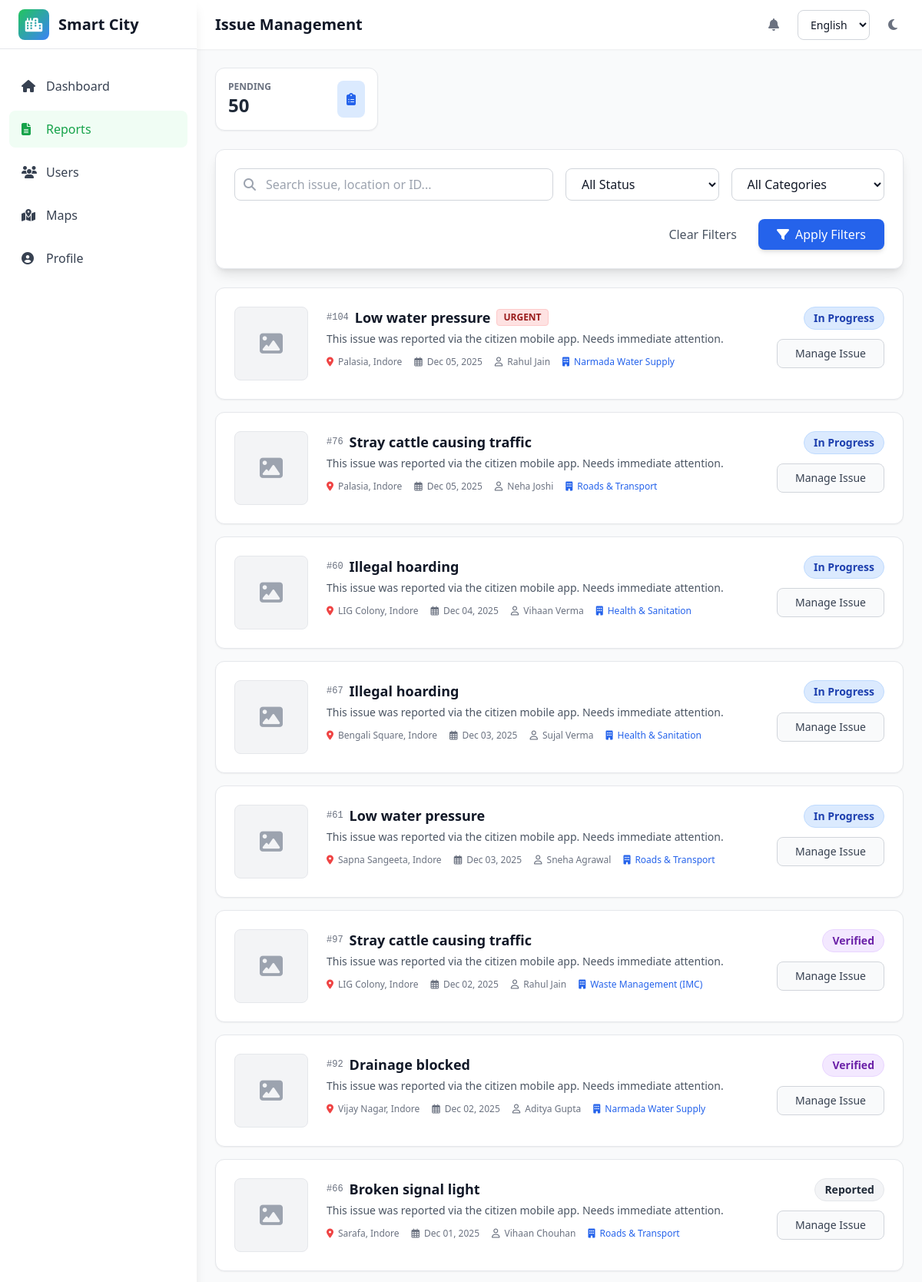
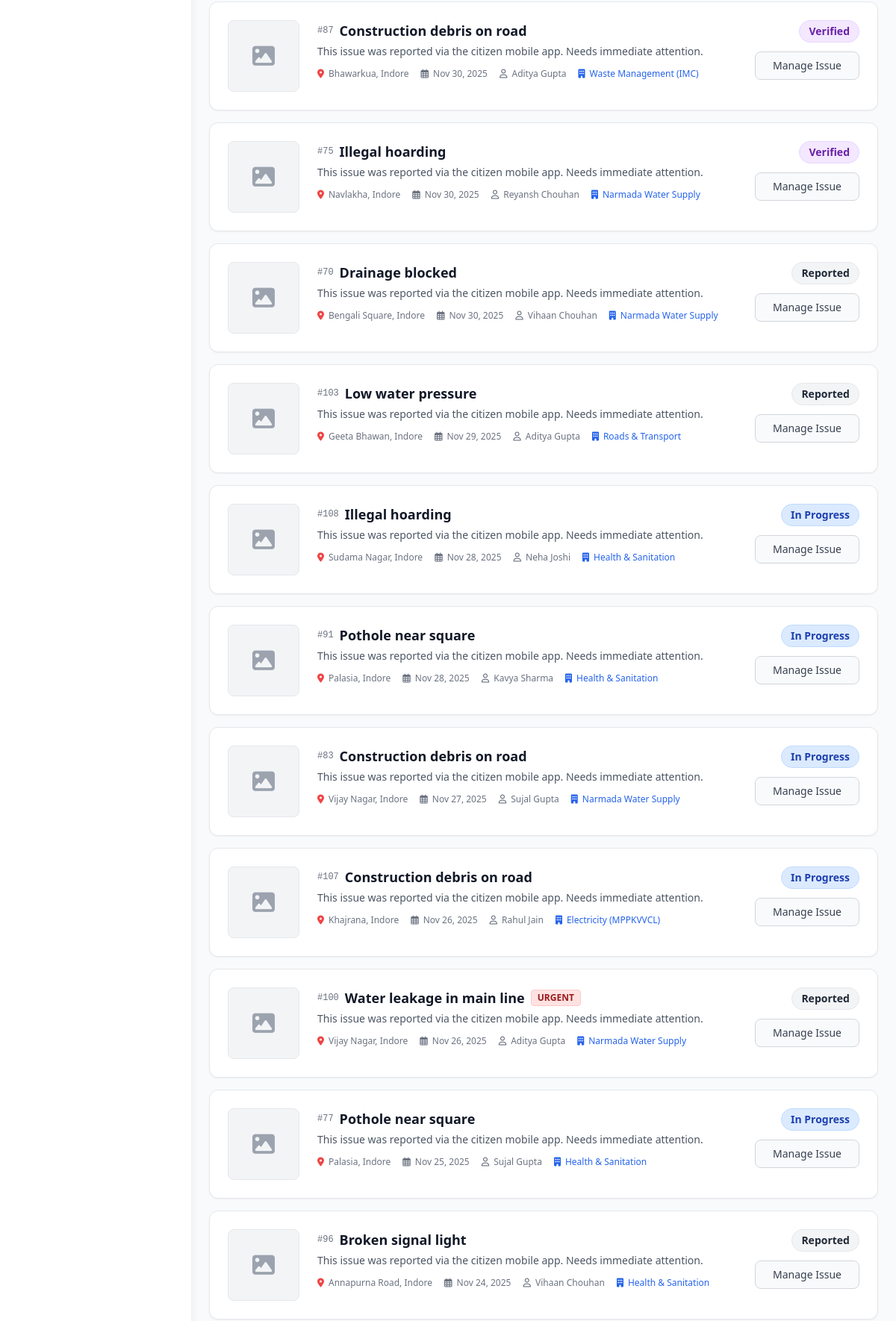
/reports/ (signed in, upper part), run on the app's committed database (2 pictures, top to bottom).
### home/models.py (models this page shows, shortened)
class Issue(models.Model):
    CATEGORY_CHOICES = [
        ('pothole', _('Pothole')),
        ('drainage', _('Drainage')),
        ('streetlight', _('Streetlight')),
        ('waste', _('Waste Management')),
        ('electricity', _('Electricity')),
        ('water', _('Water Supply')),
        ('other', _('Other')),
    ]
    PRIORITY_CHOICES = [
        ('low', _('Low')),
        ('medium', _('Medium')),
        ('high', _('High')),
        ('urgent', _('Urgent')),
    ]
    STATUS_CHOICES = [
        ('reported', _('Reported')),
        ('verified', _('Verified')),
        ('in_progress', _('In Progress')),
        ('resolved', _('Resolved')),
        ('escalated', _('Escalated')),
    ]
    title = models.CharField(_('Title'), max_length=200)
    category = models.CharField(_('Category'), max_length=20, choices=CATEGORY_CHOICES)
    priority = models.CharField(_('Priority'), max_length=10, choices=PRIORITY_CHOICES, default='medium')
    status = models.CharField(_('Status'), max_length=20, choices=STATUS_CHOICES, default='reported')
    location = models.CharField(_('Location'), max_length=255)
    latitude = models.DecimalField(max_digits=9, decimal_places=6, null=True, blank=True)
    longitude = models.DecimalField(max_digits=9, decimal_places=6, null=True, blank=True)
    description = models.TextField()
    assigned_to = models.ForeignKey(User, on_delete=models.SET_NULL, null=True, blank=True, related_name='assigned_issues')
    department = models.ForeignKey(Department, on_delete=models.SET_NULL, null=True, blank=True, related_name='issues')
    created_by = models.ForeignKey(User, on_delete=models.SET_NULL, null=True, blank=True, related_name='created_issues')
    created_at = models.DateTimeField(auto_now_add=True)
    updated_at = models.DateTimeField(auto_now=True)
    class Meta:
        ordering = ['-created_at']

class Department(models.Model):
    name = models.CharField(max_length=100, unique=True)
    description = models.TextField(blank=True)
    email = models.EmailField(blank=True)
    phone = models.CharField(max_length=20, blank=True)
    is_active = models.BooleanField(default=True)
    created_at = models.DateTimeField(auto_now_add=True)
    updated_at = models.DateTimeField(auto_now=True)
    class Meta:
        ordering = ['name']

### home/views.py (the view)
# urls.py: path('reports/', views.admin_reports, name='admin_reports'),
@login_required
def admin_reports(request):
    search = request.GET.get('search', '')
    status_filter = request.GET.get('status', '')
    category_filter = request.GET.get('category', '')
    start_date = request.GET.get('start_date', '')
    end_date = request.GET.get('end_date', '')
    page_num = request.GET.get('page', 1)
    reports = Issue.objects.select_related('assigned_to', 'department').all()
    if search:
        reports = reports.filter(
            Q(title__icontains=search) |
            Q(description__icontains=search) |
            Q(location__icontains=search)
        )
    if status_filter:
        reports = reports.filter(status=status_filter)
    if category_filter:
        reports = reports.filter(category=category_filter)
    if start_date:
        try:
            start_date_obj = datetime.strptime(start_date, '%Y-%m-%d').date()
            reports = reports.filter(created_at__date__gte=start_date_obj)
        except ValueError:
            pass
    if end_date:
        try:
            end_date_obj = datetime.strptime(end_date, '%Y-%m-%d').date()
            reports = reports.filter(created_at__date__lte=end_date_obj)
        except ValueError:
            pass
    reports = reports.order_by('-created_at')
    paginator = Paginator(reports, 20)
    page = paginator.get_page(page_num)
    context = {
        'reports': page,
        'search': search,
        'status_filter': status_filter,
        'category_filter': category_filter,
        'start_date': start_date,
        'end_date': end_date,
    }
    return render(request, 'adminpanel/reports.html', context)

### TEMPLATES/adminpanel/reports.html (shortened to what this page needs)
{% extends 'adminpanel/base.html' %}
{% load static %}
{% load i18n %}
{% block page_title %}{% trans "Issue Management" %}{% endblock %}
{% block content %}
<div class="grid grid-cols-1 md:grid-cols-4 gap-4 mb-6">
    <div class="bg-white dark:bg-gray-800 p-4 rounded-xl shadow-sm border border-gray-200 dark:border-gray-700 flex items-center justify-between">
        <div>
            <p class="text-xs text-gray-500 uppercase font-bold">Pending</p>
            <p class="text-2xl font-bold text-gray-800 dark:text-white">{{ reports.paginator.count }}</p>
        </div>
        <div class="p-3 bg-blue-100 text-blue-600 rounded-lg">
            <i class="fas fa-clipboard-list"></i>
        </div>
    </div>
</div>
<div class="bg-white dark:bg-gray-800 rounded-xl shadow-lg p-6 mb-6 border border-gray-200 dark:border-gray-700">
    <form method="GET" action="{% url 'admin_reports' %}" class="grid grid-cols-1 md:grid-cols-4 gap-4">
        <div class="md:col-span-2 relative">
            <span class="absolute inset-y-0 left-0 flex items-center pl-3">
                <i class="fas fa-search text-gray-400"></i>
            </span>
            <input type="text" name="search" value="{{ search }}" placeholder="Search issue, location or ID..."
                   class="w-full pl-10 px-4 py-2 border border-gray-300 dark:border-gray-600 rounded-lg focus:ring-2 focus:ring-blue-500 outline-none bg-white dark:bg-gray-700 text-gray-900 dark:text-white">
        </div>
        <select name="status" class="px-4 py-2 border border-gray-300 dark:border-gray-600 rounded-lg focus:ring-2 focus:ring-blue-500 outline-none bg-white dark:bg-gray-700 text-gray-900 dark:text-white">
            <option value="">All Status</option>
        </select>
        <select name="category" class="px-4 py-2 border border-gray-300 dark:border-gray-600 rounded-lg focus:ring-2 focus:ring-blue-500 outline-none bg-white dark:bg-gray-700 text-gray-900 dark:text-white">
            <option value="">All Categories</option>
        </select>
        <div class="md:col-span-4 flex justify-end gap-3 mt-2">
            <a href="{% url 'admin_reports' %}" class="px-4 py-2 text-gray-600 dark:text-gray-400 hover:text-gray-800 transition">Clear Filters</a>
            <button type="submit" class="bg-blue-600 hover:bg-blue-700 text-white px-6 py-2 rounded-lg transition shadow-md">
                <i class="fas fa-filter mr-2"></i>Apply Filters
            </button>
        </div>
    </form>
</div>
<div class="space-y-4">
    {% for report in reports %}
    <div class="bg-white dark:bg-gray-800 rounded-xl shadow-sm border border-gray-200 dark:border-gray-700 overflow-hidden hover:shadow-md transition-shadow duration-200">
        <div class="p-6 flex flex-col md:flex-row gap-6">
            <div class="flex-shrink-0">
                {% if report.image %}
                    <img src="{{ report.image.url }}" alt="Issue Image" class="w-24 h-24 object-cover rounded-lg border border-gray-200 dark:border-gray-600">
                {% else %}
                    <div class="w-24 h-24 bg-gray-100 dark:bg-gray-700 rounded-lg flex items-center justify-center text-gray-400 border border-gray-200 dark:border-gray-600">
                        <i class="fas fa-image text-3xl"></i>
                    </div>
                {% endif %}
            </div>
            <div class="flex-1 min-w-0">
                <div class="flex flex-col md:flex-row md:items-start justify-between gap-4">
                    <div>
                        <div class="flex items-center gap-2 mb-1">
                            <span class="text-xs font-mono text-gray-500">#{{ report.id }}</span>
                            <h3 class="text-lg font-bold text-gray-900 dark:text-white truncate">{{ report.title }}</h3>
                            {% if report.priority == 'urgent' %}
                                <span class="bg-red-100 text-red-800 text-xs px-2 py-0.5 rounded font-bold border border-red-200">URGENT</span>
                            {% elif report.priority == 'high' %}
                                <span class="bg-orange-100 text-orange-800 text-xs px-2 py-0.5 rounded font-bold border border-orange-200">HIGH</span>
                            {% endif %}
                        </div>
                        <p class="text-sm text-gray-600 dark:text-gray-300 mb-3 line-clamp-2">{{ report.description }}</p>
                        <div class="flex flex-wrap gap-4 text-xs text-gray-500 dark:text-gray-400">
                            <span class="flex items-center">
                                <i class="fas fa-map-marker-alt text-red-500 mr-1.5"></i> {{ report.location }}
                            </span>
                            <span class="flex items-center">
                                <i class="far fa-calendar-alt mr-1.5"></i> {{ report.created_at|date:"M d, Y" }}
                            </span>
                            <span class="flex items-center">
                                <i class="far fa-user mr-1.5"></i> {{ report.created_by.get_full_name|default:report.created_by.username }}
                            </span>
                            {% if report.department %}
                            <span class="flex items-center text-blue-600 dark:text-blue-400">
                                <i class="fas fa-building mr-1.5"></i> {{ report.department.name }}
                            </span>
                            {% endif %}
                        </div>
                    </div>
                    <div class="flex flex-col items-end gap-3 min-w-[140px]">
                        <span class="px-3 py-1 text-sm font-semibold rounded-full border
                            {% if report.status == 'resolved' %}bg-green-100 text-green-800 border-green-200
                            {% elif report.status == 'in_progress' %}bg-blue-100 text-blue-800 border-blue-200
                            {% elif report.status == 'verified' %}bg-purple-100 text-purple-800 border-purple-200
                            {% else %}bg-gray-100 text-gray-800 border-gray-200{% endif %}">
                            {{ report.get_status_display }}
                        </span>
                        <a href="{% url 'admin_report_detail' report.id %}" class="w-full text-center px-4 py-2 bg-gray-50 hover:bg-gray-100 dark:bg-gray-700 dark:hover:bg-gray-600 text-gray-700 dark:text-gray-200 text-sm font-medium rounded-lg border border-gray-300 dark:border-gray-600 transition">
                            Manage Issue
                        </a>
                    </div>
                </div>
            </div>
        </div>
    </div>
    {% endfor %}
</div>
{% endblock %}

### data on the page
Issue: id "104", title "Low water pressure", priority "URGENT", description "This issue was reported via the citizen mobile app. Needs immediate attention.", location "Palasia, Indore", created_at "Dec 05, 2025", created_by.get_full_name "Rahul Jain", department.name "Narmada Water Supply", status "In Progress"
Issue: id "76", title "Stray cattle causing traffic", description "This issue was reported via the citizen mobile app. Needs immediate attention.", location "Palasia, Indore", created_at "Dec 05, 2025", created_by.get_full_name "Neha Joshi", department.name "Roads & Transport", status "In Progress"
Issue: id "60", title "Illegal hoarding", description "This issue was reported via the citizen mobile app. Needs immediate attention.", location "LIG Colony, Indore", created_at "Dec 04, 2025", created_by.get_full_name "Vihaan Verma", department.name "Health & Sanitation", status "In Progress"
Issue: id "67", title "Illegal hoarding", description "This issue was reported via the citizen mobile app. Needs immediate attention.", location "Bengali Square, Indore", created_at "Dec 03, 2025", created_by.get_full_name "Sujal Verma", department.name "Health & Sanitation", status "In Progress"
Issue: id "61", title "Low water pressure", description "This issue was reported via the citizen mobile app. Needs immediate attention.", location "Sapna Sangeeta, Indore", created_at "Dec 03, 2025", created_by.get_full_name "Sneha Agrawal", department.name "Roads & Transport", status "In Progress"
Issue: id "97", title "Stray cattle causing traffic", description "This issue was reported via the citizen mobile app. Needs immediate attention.", location "LIG Colony, Indore", created_at "Dec 02, 2025", created_by.get_full_name "Rahul Jain", department.name "Waste Management (IMC)", status "Verified"
Issue: id "92", title "Drainage blocked", description "This issue was reported via the citizen mobile app. Needs immediate attention.", location "Vijay Nagar, Indore", created_at "Dec 02, 2025", created_by.get_full_name "Aditya Gupta", department.name "Narmada Water Supply", status "Verified"
Issue: id "66", title "Broken signal light", description "This issue was reported via the citizen mobile app. Needs immediate attention.", location "Sarafa, Indore", created_at "Dec 01, 2025", created_by.get_full_name "Vihaan Chouhan", department.name "Roads & Transport", status "Reported"
Issue: id "87", title "Construction debris on road", description "This issue was reported via the citizen mobile app. Needs immediate attention.", location "Bhawarkua, Indore", created_at "Nov 30, 2025", created_by.get_full_name "Aditya Gupta", department.name "Waste Management (IMC)", status "Verified"
Issue: id "75", title "Illegal hoarding", description "This issue was reported via the citizen mobile app. Needs immediate attention.", location "Navlakha, Indore", created_at "Nov 30, 2025", created_by.get_full_name "Reyansh Chouhan", department.name "Narmada Water Supply", status "Verified"
Issue: id "70", title "Drainage blocked", description "This issue was reported via the citizen mobile app. Needs immediate attention.", location "Bengali Square, Indore", created_at "Nov 30, 2025", created_by.get_full_name "Vihaan Chouhan", department.name "Narmada Water Supply", status "Reported"
Issue: id "103", title "Low water pressure", description "This issue was reported via the citizen mobile app. Needs immediate attention.", location "Geeta Bhawan, Indore", created_at "Nov 29, 2025", created_by.get_full_name "Aditya Gupta", department.name "Roads & Transport", status "Reported"
Issue: id "108", title "Illegal hoarding", description "This issue was reported via the citizen mobile app. Needs immediate attention.", location "Sudama Nagar, Indore", created_at "Nov 28, 2025", created_by.get_full_name "Neha Joshi", department.name "Health & Sanitation", status "In Progress"
Issue: id "91", title "Pothole near square", description "This issue was reported via the citizen mobile app. Needs immediate attention.", location "Palasia, Indore", created_at "Nov 28, 2025", created_by.get_full_name "Kavya Sharma", department.name "Health & Sanitation", status "In Progress"
Issue: id "83", title "Construction debris on road", description "This issue was reported via the citizen mobile app. Needs immediate attention.", location "Vijay Nagar, Indore", created_at "Nov 27, 2025", created_by.get_full_name "Sujal Gupta", department.name "Narmada Water Supply", status "In Progress"
Issue: id "107", title "Construction debris on road", description "This issue was reported via the citizen mobile app. Needs immediate attention.", location "Khajrana, Indore", created_at "Nov 26, 2025", created_by.get_full_name "Rahul Jain", department.name "Electricity (MPPKVVCL)", status "In Progress"
Issue: id "100", title "Water leakage in main line", priority "URGENT", description "This issue was reported via the citizen mobile app. Needs immediate attention.", location "Vijay Nagar, Indore", created_at "Nov 26, 2025", created_by.get_full_name "Aditya Gupta", department.name "Narmada Water Supply", status "Reported"
Issue: id "77", title "Pothole near square", description "This issue was reported via the citizen mobile app. Needs immediate attention.", location "Palasia, Indore", created_at "Nov 25, 2025", created_by.get_full_name "Sujal Gupta", department.name "Health & Sanitation", status "In Progress"
Issue: id "96", title "Broken signal light", description "This issue was reported via the citizen mobile app. Needs immediate attention.", location "Annapurna Road, Indore", created_at "Nov 24, 2025", created_by.get_full_name "Vihaan Chouhan", department.name "Health & Sanitation", status "Reported"

### other printed values
{{ reports.paginator.count }} "50"
form field language "English"
